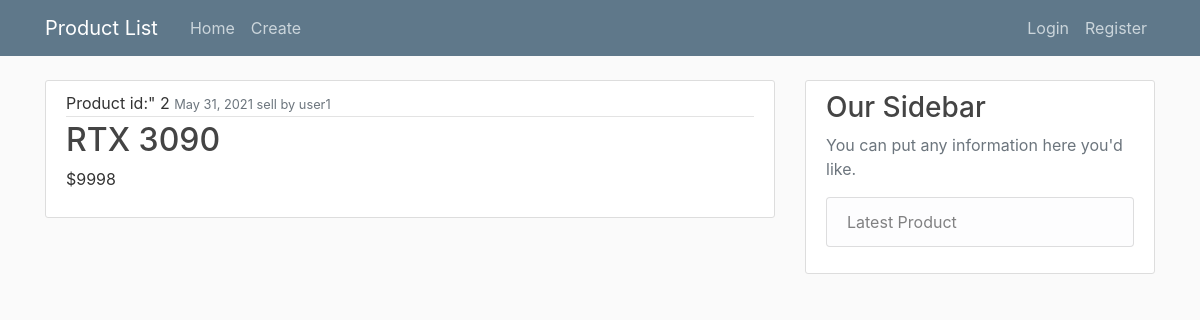
/, run on an earlier commit of the app's database.
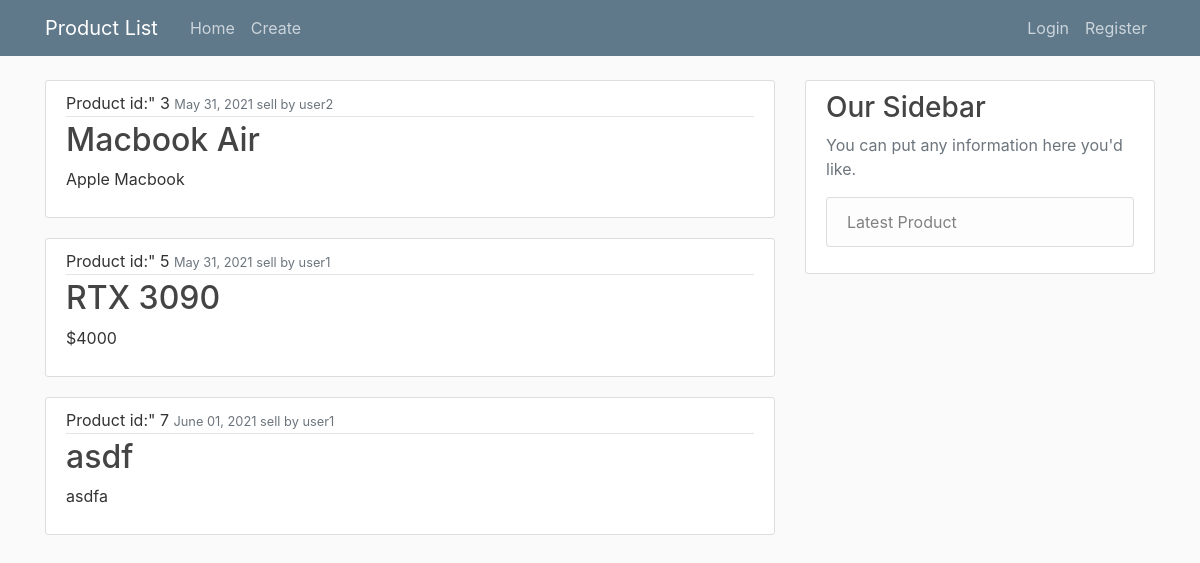
And on a later commit of the database.
### productapp/models.py (models this page shows, shortened)
class product(models.Model):
	product_id=models.AutoField(primary_key = True)
	product_name=models.CharField(max_length=100)
	date_created=models.DateTimeField(auto_now_add=True)
	product_detail=models.CharField(max_length=9999, default="")
	seller=models.ForeignKey(User, on_delete=models.CASCADE)
	product_image=models.ImageField(default="default.jpg", upload_to="product_image")
	catetgory = models.CharField(max_length=999, default="None")

### productapp/views.py (the view)
# urls.py: path('', ProductListView.as_view(), name="product-home"),
class ProductListView(ListView):
	model = product
	template_name = "productapp/home.html"
	context_object_name = "products"
	ordering = ["product_id"]

### productapp/templates/productapp/home.html
{% extends "productapp/base.html" %}
{% block content %}
  {% for product in products %}
        <article class="media content-section">
          <div class="media-body">
            <div class="article-metadata">
              Product id:" {{ product.product_id }}
              <small class="text-muted">{{ product.date_created|date:"F d, Y" }} sell by {{ product.seller }}</small>
            </div>
            <h2><a class="article-title" href="{% url 'product-detail' product.product_id %}">{{ product.product_name }}</a></h2>
            <p class="article-content">{{ product.product_detail }}</p>
          </div>
        </article>
    {% endfor %}
{% endblock content %}

### productapp/templates/productapp/base.html (shortened to what this page needs)
{% load static %}
<!DOCTYPE html>
<html lang="en">
<head>
  <link rel="stylesheet" href="https://maxcdn.bootstrapcdn.com/bootstrap/4.0.0/css/bootstrap.min.css">
  <link rel="stylesheet" type="text/css" href="{% static 'productapp/main.css' %}">
</head>
<body>
  <header class="site-header">
      <nav class="navbar navbar-expand-md navbar-dark bg-steel fixed-top">
        <div class="container">
          <a class="navbar-brand mr-4" href="{% url 'product-home' %}">Product List</a>
          <div class="collapse navbar-collapse" id="navbarToggle">
            <div class="navbar-nav mr-auto">
              <a class="nav-item nav-link" href="{% url 'product-home' %}">Home</a>
              <a class="nav-item nav-link" href="{% url 'product-create' %}">Create</a>
            </div>
            <div class="navbar-nav">
              {% if user.is_authenticated %}
                <a class="nav-item nav-link"> {{ user.username }}</a>
                <a class="nav-item nav-link" href="{% url 'logout' %}">Logout</a>
              {% else %}
                <a class="nav-item nav-link" href="{% url 'login' %}">Login</a>
                <a class="nav-item nav-link" href="{% url 'register' %}">Register</a>
              {% endif %}
            </div>
          </div>
        </div>
      </nav>
    </header>
    <main role="main" class="container">
      <div class="row">
        <div class="col-md-8">
          {% block content %}{% endblock %}
        </div>
        <div class="col-md-4">
          <div class="content-section">
            <h3>Our Sidebar</h3>
            <p class='text-muted'>You can put any information here you'd like.
              <ul class="list-group">
                <li class="list-group-item list-group-item-light">Latest Product</li>
              </ul>
            </p>
          </div>
        </div>
      </div>
    </main>
</body>
</html>

### productapp/static/productapp/main.css (style rules this page uses)
body { background: #fafafa; color: #333333; margin-top: 5rem; }
h1, h2, h3, h4, h5, h6 { color: #444444; }
ul { margin: 0; }
.bg-steel { background-color: #5f788a; }
.site-header .navbar-nav .nav-link { color: #cbd5db; }
.content-section { background: #ffffff; padding: 10px 20px; border: 1px solid #dddddd; border-radius: 3px; margin-bottom: 20px; }
.article-title { color: #444444; }
.article-content { white-space: pre-line; }
.article-metadata { padding-bottom: 1px; margin-bottom: 4px; border-bottom: 1px solid #e3e3e3 }

What changed in the data, as far as the page shows it:
removed product: product_id "2", date_created "May 31, 2021", seller "user1", product_name "RTX 3090", product_detail "$9998"
added product: product_id "3", date_created "May 31, 2021", seller "user2", product_name "Macbook Air", product_detail "Apple Macbook"
added product: product_id "5", date_created "May 31, 2021", seller "user1", product_name "RTX 3090", product_detail "$4000"
added product: product_id "7", date_created "June 01, 2021", seller "user1", product_name "asdf", product_detail "asdfa"
